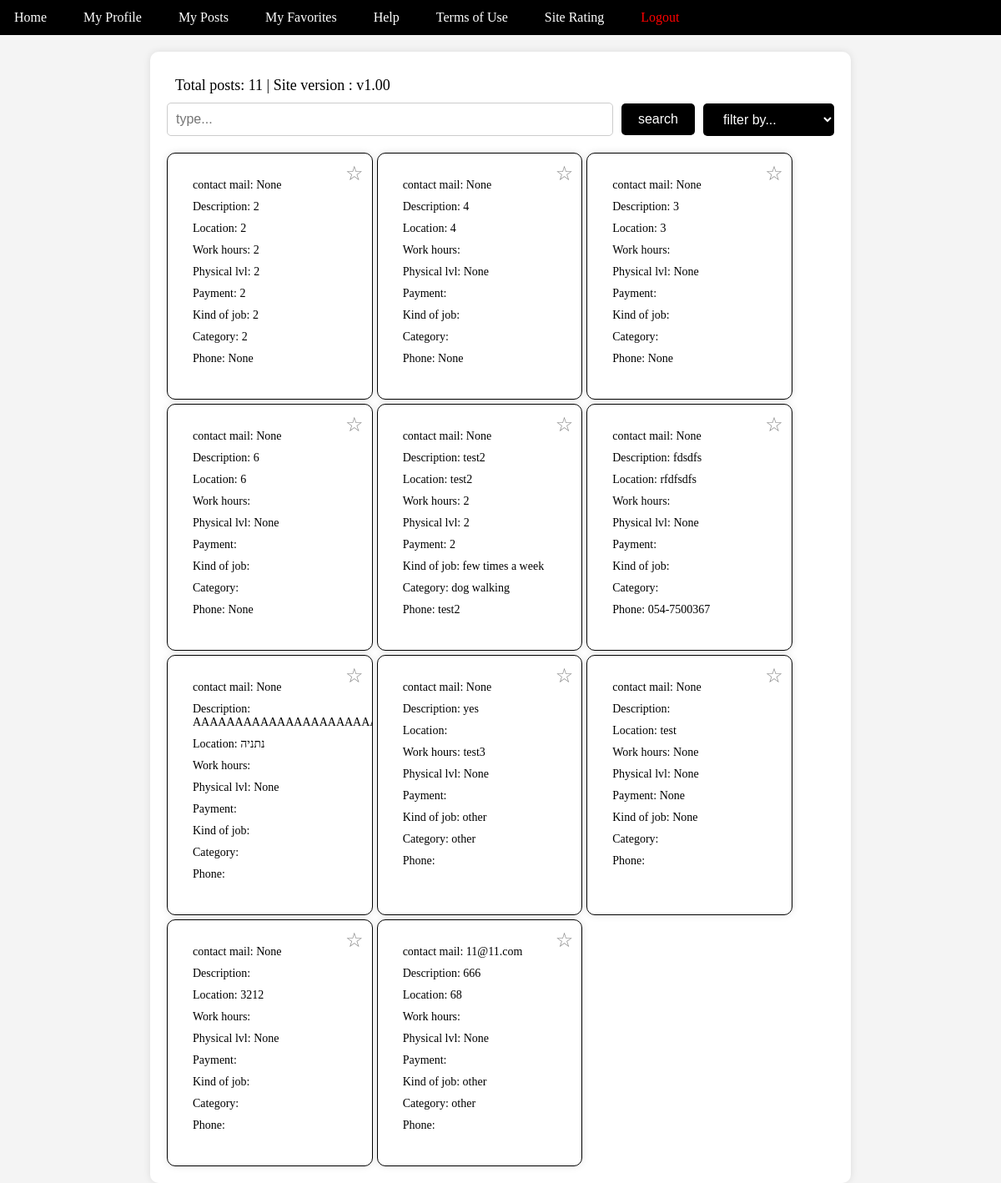
/homepage/, run on an earlier commit of the app's database.
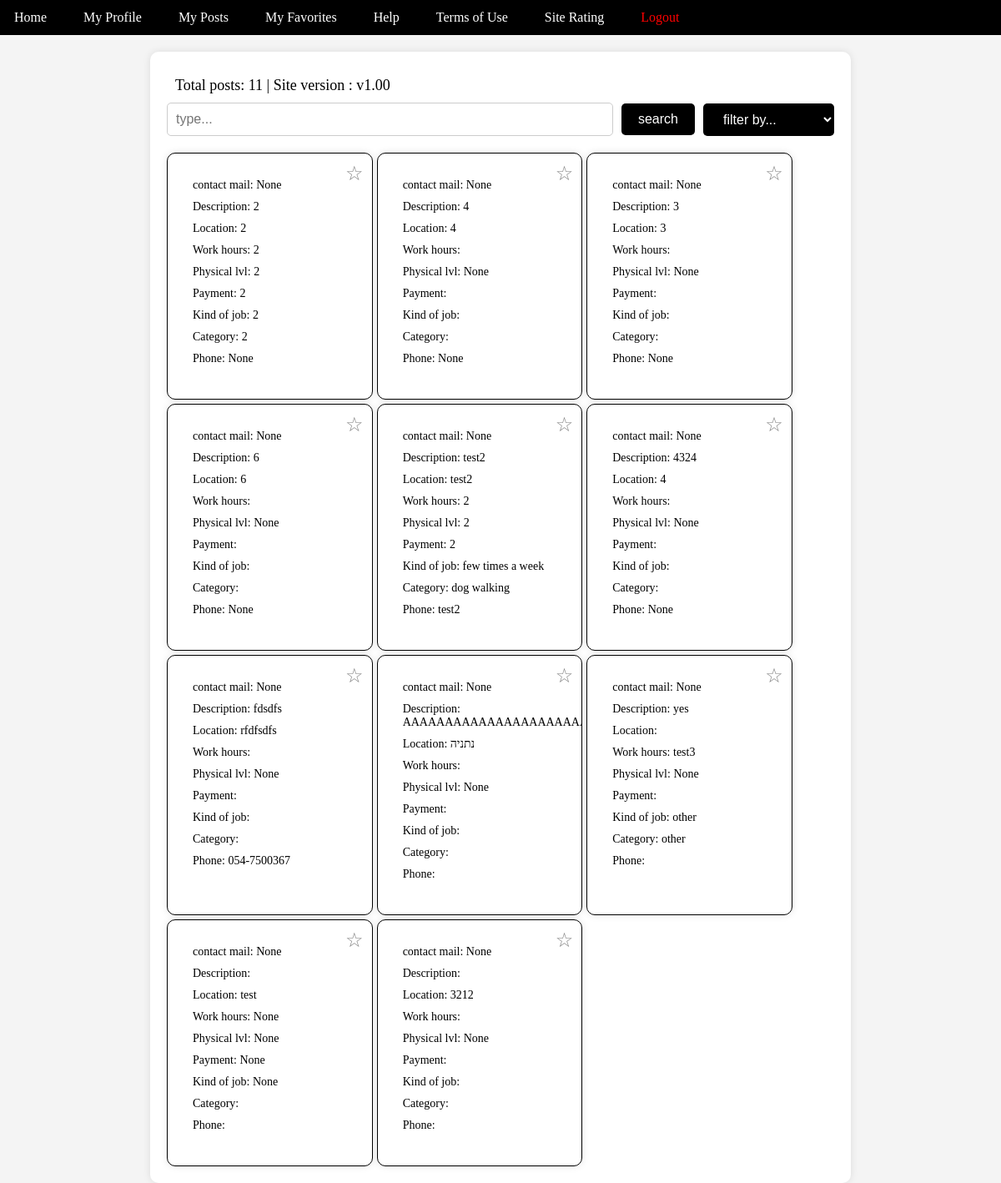
And on a later commit of the database.
### posts/models.py (models this page shows)
class Post(models.Model):
    mail = models.EmailField(null=True, blank=True)
    description = models.TextField(null=True, blank=True)
    location = models.TextField(null=True, blank=True)
    payment = models.TextField(null=True, blank=True)
    work_hours = models.TextField(null=True, blank=True)
    phys_lvl = models.IntegerField(null=True, blank=True)
    kind_of_job = models.TextField(null=True, blank=True)
    category = models.TextField(null=True, blank=True)
    phone = models.TextField(null=True, blank=True)

### project/views.py (the view)
# urls.py: path('homepage/', views.homepage, name='homepage'),
def homepage(request):
    posts = Post.objects.all()
    global_user_id = request.session.get('global_user_id')
    if global_user_id:
        user = User.objects.get(id=global_user_id)
        favorites = [int(fav) for fav in user.favorites]
    else:
        favorites = []  # Initialize favorites as an empty list if user is not logged in
    context = {'posts': posts, 'favorites': favorites}
    return render(request, 'homepage.html', context)

### templates/homepage.html (shortened to what this page needs)
<!DOCTYPE html>
<html lang="en">
<head>
</head>
<body>
{% extends 'toolbar.html' %}
{% block content %}
<div class="content">
    <div class="total-posts">Total posts:  {{ posts|length }}  |  Site version : v1.00</div>
    <div class="search-filter">
        <input type="text" class="search-input" placeholder="type...">
        <button class="search-button">search</button>
        <select class="filter-select">
            <option value="">filter by...</option>
        </select>
    </div>
    <div class="posts">
        {% if posts %}
        {% for post in posts %}
        <div class="post" data-description="{{ post.description }}" data-location="{{ post.location }}" data-work-hours="{{ post.work_hours }}" data-phys-lvl="{{ post.phys_lvl }}" data-kind-of-job="{{ post.kind_of_job }}" data-category="{{ post.category }}" data-phone="{{ post.phone }}" data-payment="{{ post.payment }}">
            <div class="post-content">
                <div class="post-info">contact mail: {{ post.mail}}</div>
                <div class="post-info">Description: {{ post.description }}</div>
                <div class="post-info">Location: {{ post.location }}</div>
                <div class="post-info">Work hours: {{ post.work_hours }}</div>
                <div class="post-info">Physical lvl: {{ post.phys_lvl }}</div>
                <div class="post-info">Payment: {{ post.payment }}</div>
                <div class="post-info">Kind of job: {{ post.kind_of_job }}</div>
                <div class="post-info">Category: {{ post.category }}</div>
                <div class="post-info">Phone: {{ post.phone }}</div>
                <div class="favorites-button {% if post.id|add:0 in favorites %}active {% endif %}" data-post-id="{{ post.id }}">☆</div>
            </div>
        </div>
        {% endfor %}
        {% else %}
        <p class="no-posts-message" style="display: none;">No posts fit your request.</p>
        {% endif %}
    </div>
</div>
</body>
</html>
{% endblock %}

What changed in the data, as far as the page shows it:
removed Post: mail "11@11.com", description "666", location "68", phys_lvl "None", kind_of_job "other", category "other"
added Post: mail "None", description "4324", location "4", phys_lvl "None", phone "None"
